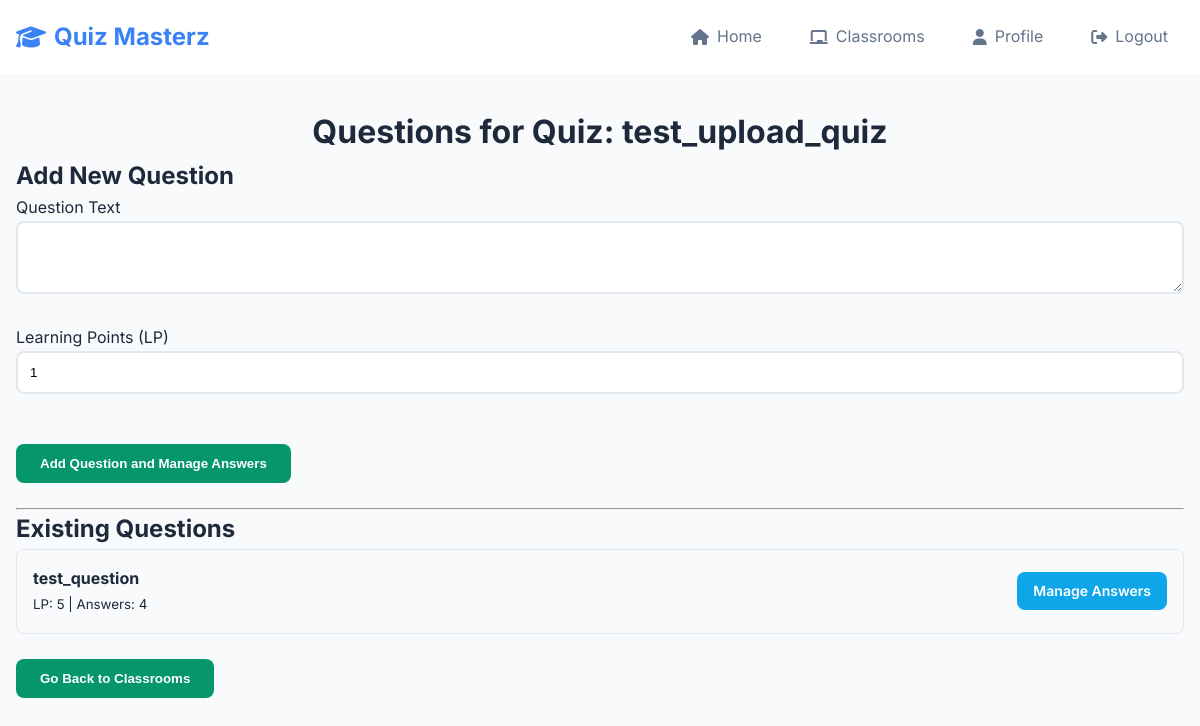
/teacher/quiz/2/manage_questions (signed in), run on the app's committed database.
### website/models.py (models this page shows, shortened)
class Quiz(db.Model):
    id = db.Column(db.Integer, primary_key=True)
    name = db.Column(db.String(150), nullable=False)
    teacher_id = db.Column(db.Integer, db.ForeignKey('user.id'), nullable=False)
    is_published = db.Column(db.Boolean, default=False, nullable=False)
    questions = db.relationship('Question', backref='quiz', lazy='dynamic', cascade="all, delete-orphan")
    teacher = db.relationship('User', backref=db.backref('created_quizzes', lazy='dynamic'))

class Question(db.Model):
    id = db.Column(db.Integer, primary_key=True)
    quiz_id = db.Column(db.Integer, db.ForeignKey('quiz.id'), nullable=False)
    text = db.Column(db.Text, nullable=False)
    learning_points = db.Column(db.Integer, nullable=False, default=1)
    answers = db.relationship('Answer', backref='question', lazy='dynamic', cascade="all, delete-orphan")

### website/views.py (the view, shortened to what this page needs)
@views.route('/teacher/quiz/<int:quiz_id>/manage_questions', methods=['GET', 'POST'])
@login_required
def teacher_manage_quiz_questions(quiz_id):
    if current_user.role != 'teacher':
        flash('Access denied.', category='error')
        return redirect(url_for('views.home'))
    quiz = Quiz.query.get_or_404(quiz_id)
    if quiz.teacher_id != current_user.id:
        flash('You do not own this quiz.', category='error')
        return redirect(url_for('views.teacher_classrooms'))
    classroom_id = request.args.get('classroom_id', type=int)
    questions = quiz.questions.all()
    return render_template('teacher_manage_questions.html', user=current_user, quiz=quiz, questions=questions, classroom_id=classroom_id)

### website/__init__.py (called while the page is built)
def create_app():
    app = Flask(__name__)
    app.config['SECRET_KEY'] = 'hjshjhdjah kjshkjdhjs'
    app.config['SQLALCHEMY_DATABASE_URI'] = f'sqlite:///{DB_NAME}'
    db.init_app(app)
    from .views import views
    from .auth import auth
    app.register_blueprint(views, url_prefix='/')
    app.register_blueprint(auth, url_prefix='/')
    with app.app_context():
        db.create_all()
    from .models import User, Classroom, Quiz, Question, Answer, StudentQuizAttempt
    login_manager = LoginManager()
    login_manager.login_view = 'auth.login'
    login_manager.init_app(app)
    @login_manager.user_loader
    def load_user(id):
        return User.query.get(int(id))
    return app

### website/templates/teacher_manage_questions.html (shortened to what this page needs)
{% extends "base.html" %}
{% block content %}
<h1 align="center">Questions for Quiz: {{ quiz.name }}</h1>
<div class="container">
    <h2>Add New Question</h2>
    <form method="POST" action="{{ url_for('views.teacher_manage_quiz_questions', quiz_id=quiz.id) }}">
        <div class="form-group">
            <label for="question_text">Question Text</label>
            <textarea class="form-control" id="question_text" name="question_text" rows="3" required></textarea>
        </div>
        <div class="form-group">
            <label for="learning_points">Learning Points (LP)</label>
            <input type="number" class="form-control" id="learning_points" name="learning_points" value="1" min="0" required>
        </div>
        <br />
        <button type="submit" class="btn btn-success">Add Question and Manage Answers</button>
    </form>
    <br />
    <hr>
    <h2>Existing Questions</h2>
    {% if questions %}
        <ul class="list-group">
            {% for question in questions %}
                <li class="list-group-item d-flex justify-content-between align-items-center">
                    <div>
                        <p><strong>{{ question.text }}</strong></p>
                        <small>LP: {{ question.learning_points }} | Answers: {{ question.answers.count() }}</small>
                    </div>
                    <div>
                        <a href="{{ url_for('views.teacher_manage_question_answers', question_id=question.id, classroom_id=classroom_id) }}" class="btn btn-sm btn-info">Manage Answers</a>
                    </div>
                </li>
            {% endfor %}
        </ul>
    {% else %}
        <p>No questions added to this quiz yet.</p>
    {% endif %}
    <br />
    {% if classroom_id %}
    <button onclick="location.href='{{ url_for('views.edit_classroom', classroom_id=classroom_id) }}';" class="btn btn-primary">Back to Classroom</button>
    {% else %}
    <button onclick="location.href='{{ url_for('views.teacher_classrooms') }}';" class="btn btn-success">Go Back to Classrooms</button>
    {% endif %}
</div>
{% endblock %}

### website/static/css/style.css (style rules this page uses)
:root { --primary: #3b82f6; --secondary: #64748b; --success: #059669; --warning: #f59e0b; --danger: #dc2626; --bg: #f8fafc; --surface: #fff; --text: #1e293b; --text-muted: #64748b; --border: #e2e8f0; }
* { margin: 0; padding: 0; box-sizing: border-box; }
body { font-family: Inter, sans-serif; line-height: 1.6; color: var(--text); background: var(--bg); }
.container { max-width: 1200px; margin: 0 auto; padding: 0 1rem; }
.btn { display: inline-flex; align-items: center; gap: 0.5rem; padding: 0.75rem 1.5rem; border: none; border-radius: 8px; font-weight: 600; text-decoration: none; cursor: pointer; transition: all 0.2s; }
.btn-success { background: var(--success); color: white; }
.btn-sm { padding: 0.5rem 1rem; font-size: 0.875rem; }
.form-group { margin-bottom: 1.5rem; }
.form-control { width: 100%; padding: 0.75rem; border: 2px solid var(--border); border-radius: 8px; transition: all 0.2s; }
.list-group { list-style: none; }
.list-group-item { padding: 1rem; border: 1px solid var(--border); border-bottom: none; }
.list-group-item:first-child { border-top-left-radius: 8px; border-top-right-radius: 8px; }
.list-group-item:last-child { border-bottom: 1px solid var(--border); border-bottom-left-radius: 8px; border-bottom-right-radius: 8px; }
.d-flex { display: flex; }
.justify-content-between { justify-content: space-between; }
.align-items-center { align-items: center; }
.btn-info { background: #0ea5e9; color: white; }

### data on the page
Quiz: name "test_upload_quiz"
Question: text "test_question", learning_points "5", answers.count "4"
